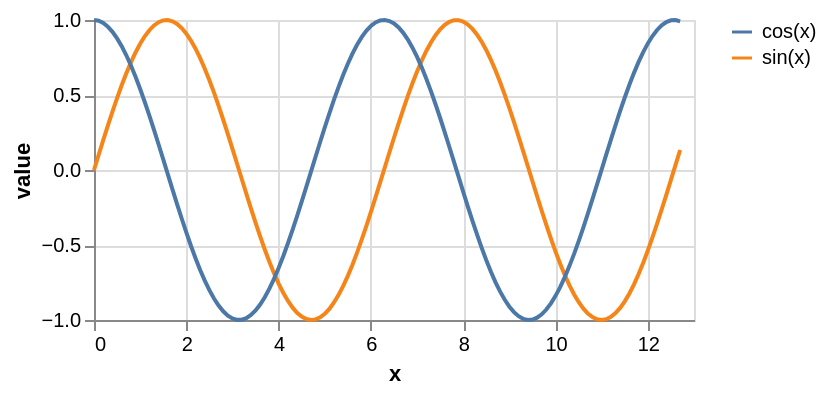

Write the Vega-Lite specification saved for this chart.
### Vega specification from a JSON file in a GitHub repository (floating-point values rounded to 4 significant figures)
{"$schema": "https://vega.github.io/schema/vega/v5.json", "description": "Plots two functions using a generated sequence.", "background": "white", "padding": 5, "width": 300, "height": 150, "style": "cell", "data": [{"name": "source_0", "transform": [{"type": "sequence", "start": 0, "stop": 12.71, "step": 0.1, "as": "x"}, {"type": "formula", "expr": "sin(datum.x)", "as": "sin(x)"}, {"type": "formula", "expr": "cos(datum.x)", "as": "cos(x)"}, {"type": "fold", "fields": ["sin(x)", "cos(x)"], "as": ["key", "value"]}]}], "marks": [{"name": "pathgroup", "type": "group", "from": {"facet": {"name": "faceted_path_main", "data": "source_0", "groupby": ["key"]}}, "encode": {"update": {"width": {"field": {"group": "width"}}, "height": {"field": {"group": "height"}}}}, "marks": [{"name": "marks", "type": "line", "style": ["line"], "sort": {"field": "datum[\"x\"]"}, "from": {"data": "faceted_path_main"}, "encode": {"update": {"stroke": {"scale": "color", "field": "key"}, "description": {"signal": "\"x: \" + (format(datum[\"x\"], \"\")) + \"; value: \" + (format(datum[\"value\"], \"\")) + \"; key: \" + (isValid(datum[\"key\"]) ? datum[\"key\"] : \"\"+datum[\"key\"])"}, "x": {"scale": "x", "field": "x"}, "y": {"scale": "y", "field": "value"}, "defined": {"signal": "isValid(datum[\"x\"]) && isFinite(+datum[\"x\"]) && isValid(datum[\"value\"]) && isFinite(+datum[\"value\"])"}}}}]}], "scales": [{"name": "x", "type": "linear", "domain": {"data": "source_0", "field": "x"}, "range": [0, {"signal": "width"}], "nice": true, "zero": false}, {"name": "y", "type": "linear", "domain": {"data": "source_0", "field": "value"}, "range": [{"signal": "height"}, 0], "nice": true, "zero": true}, {"name": "color", "type": "ordinal", "domain": {"data": "source_0", "field": "key", "sort": true}, "range": "category"}], "axes": [{"scale": "x", "orient": "bottom", "gridScale": "y", "grid": true, "tickCount": {"signal": "ceil(width/40)"}, "domain": false, "labels": false, "aria": false, "maxExtent": 0, "minExtent": 0, "ticks": false, "zindex": 0}, {"scale": "y", "orient": "left", "gridScale": "x", "grid": true, "tickCount": {"signal": "ceil(height/40)"}, "domain": false, "labels": false, "aria": false, "maxExtent": 0, "minExtent": 0, "ticks": false, "zindex": 0}, {"scale": "x", "orient": "bottom", "grid": false, "title": "x", "labelFlush": true, "labelOverlap": true, "tickCount": {"signal": "ceil(width/40)"}, "zindex": 0}, {"scale": "y", "orient": "left", "grid": false, "title": "value", "labelOverlap": true, "tickCount": {"signal": "ceil(height/40)"}, "zindex": 0}], "legends": [{"stroke": "color", "symbolType": "stroke"}]}
